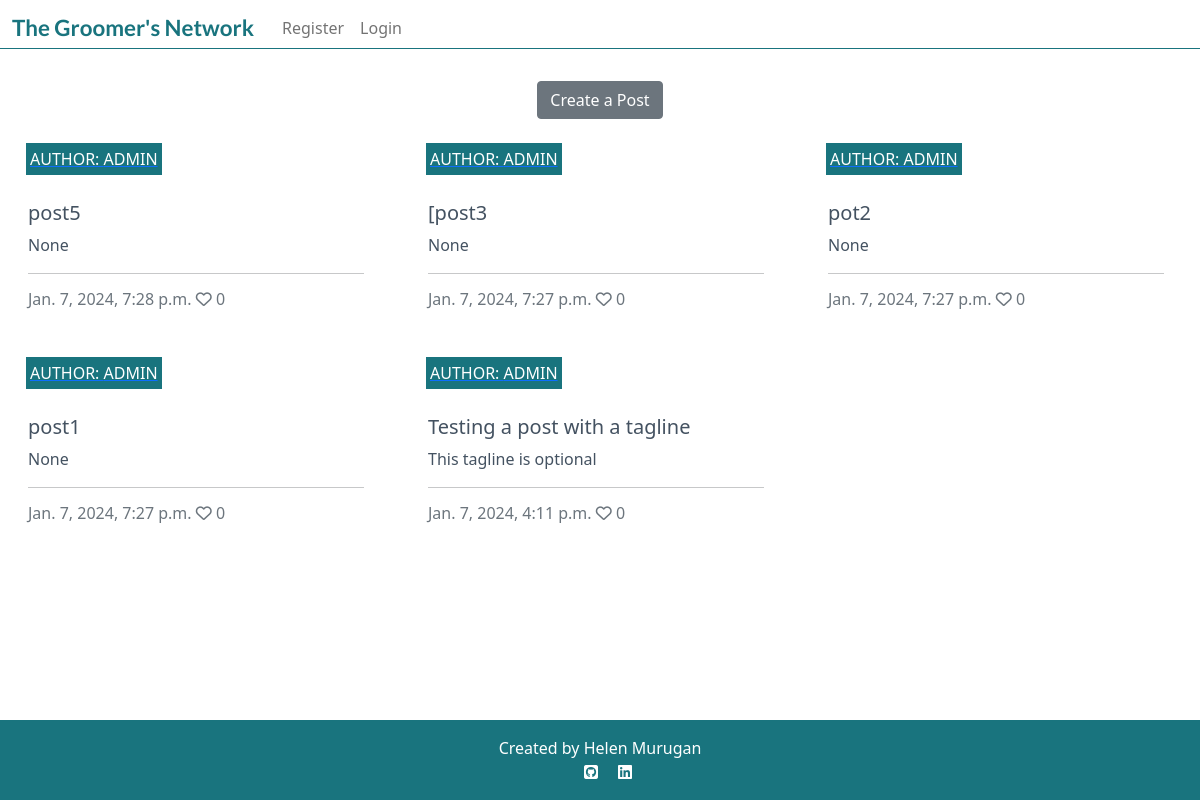
The app's page /posts/, older data.
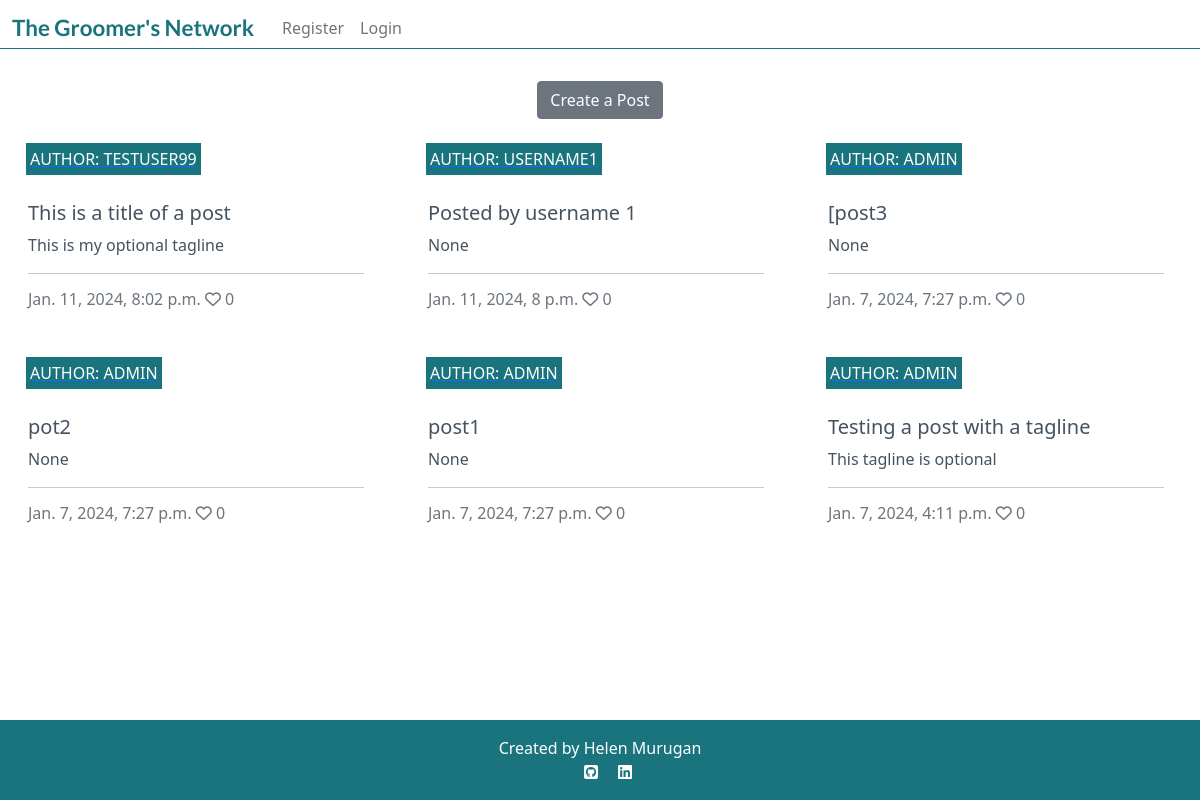
The same page, newer data.
### post/models.py (models this page shows, shortened)
class Post(models.Model):
    title = models.CharField(
        max_length=150,
        verbose_name="Title",
        )
    slug = models.SlugField(
        max_length=150,
        unique=True
        )
    author = models.ForeignKey(
        User,
        on_delete=models.CASCADE,
        related_name="post_posts"
    )
    content = models.TextField(
        blank=False,
        null=False,
    )
    featured_image = CloudinaryField(
        'image',
        default='placeholder',
        blank=True,
        null=True,
        )
    tagline = models.CharField(
        max_length=200,
        null=True,
        blank=True,
    )
    created_on = models.DateTimeField(
        auto_now_add=True
        )
    updated_on = models.DateTimeField(
        auto_now=True
        )
    likes = models.ManyToManyField(
        User,
        related_name='post_likes',
        blank=True,
        )
    class Meta:
        ordering = ["-created_on"]
    def number_of_likes(self):
        return self.likes.count()

### post/views.py (the view)
class PostList(generic.ListView):
    model = Post
    queryset = Post.objects.order_by("-created_on")
    template_name = "index.html"
    paginate_by = 6

### templates/index.html (shortened to what this page needs)
{% extends "base.html" %}
{% block content %}
<div class="container-fluid">
    <div class="text-center">
        <a href="{% url 'post_create' %}" class="btn btn-secondary mt-4">Create a Post</a>
    </div>
    <div class="row">
        <div class="col-12 mt-3 left">
            <div class="row">
                {% for post in post_list %}
                <div class="col-md-4">
                    <div class="card mb-4">
                        <div class="card-body">
                            <div class="image-container">
                                <div class="image-flash">
                                    <a href="{% url 'profile' post.author %}">
                                        <p class="author">Author: {{ post.author }}</p>
                                    </a>
                                </div>
                            </div>
                            <a href="{% url 'post_detail' post.slug  %}" class="post-link">
                                <h5 class="card-title font-size">{{ post.title }}</h5>
                                <p class="card-text">{{ post.tagline}}</p>
                            </a>
                            <hr class="card-hr">
                            <p class="card-text text-muted h6">{{ post.created_on}} <i class="far fa-heart"></i>
                                {{ post.number_of_likes }}</p>
                        </div>
                    </div>
                </div>
                {% if forloop.counter|divisibleby:3 %}
            </div>
            <div class="row">
                {% endif %}
                {% endfor %}
            </div>
        </div>
    </div>
</div>
{%endblock%}

### templates/base.html (shortened to what this page needs)
{% load static %}
<!DOCTYPE html>
<html lang="en" class="h-100">
<head>
    <link rel="stylesheet" href="https://cdnjs.cloudflare.com/ajax/libs/font-awesome/5.15.3/css/all.min.css">
    <link href="https://cdn.jsdelivr.net/npm/bootstrap@5.0.1/dist/css/bootstrap.min.css" rel="stylesheet"
>
    <link rel="stylesheet" href="{% static 'css/style.css' %}">
</head>
<body class="d-flex flex-column h-100">
    <nav class="navbar navbar-expand-lg navbar-light nav-bg">
        <div class="container-fluid line">
            {% if user.is_authenticated %}
            <a class="navbar-brand" href="{% url 'home' %}"><span class="brand">The Groomer's Network</span></a>
            {% else %}
            <span class="brand">The Groomer's Network</span>
            {% endif %}
            <div class="collapse navbar-collapse" id="navbarText">
                <ul class="navbar-nav me-auto mb-2 mb-lg-0">
                    {% if user.is_authenticated %}
                    <li class="nav-item">
                        <a class="nav-link {% block nav_home %}{% endblock %}" aria-current="page" href="{% url 'home' %}">Home</a>
                    </li>
                    <li class="nav-item">
                        <a class="nav-link {% block nav_event %}{% endblock %}" href="{% url 'event' %}">Events</a>
                    </li>
                    <li class="nav-item">
                        <a class="nav-link {% block nav_profile %}{% endblock %}" href="{% url 'my_profile' user=request.user %}">My Profile</a>
                    </li>
                    <li class="nav-item">
                        <a class="nav-link {% block nav_logout %}{% endblock %}" href="{% url 'account_logout' %}">Logout</a>
                    </li>
                    {% else %}
                    <li class="nav-item">
                        <a class="nav-link {% block nav_signup %}{% endblock %}" href="{% url 'account_signup' %}">Register</a>
                    </li>
                    <li class="nav-item">
                        <a class="nav-link {% block nav_login %}{% endblock %}" href="{% url 'account_login' %}">Login</a>
                    </li>
                    {% endif %}
                </ul>
            </div>
        </div>
    </nav>
    <main class="flex-shrink-0 main-bg">
        {% block content %}
        {% endblock content %}
    </main>
    <footer class="footer mt-auto py-3 teal-bg">
        <p class="m-0 text-center text-white">Created by Helen Murugan</p>
        <p class="m-0 text-center text-white">
            <a href="https://github.com/helenmurugan" target="_blank" aria-label="GitHub"><i class="fa-brands fa-square-github ms-3 icon-white"></i></a>
            <a href="https://www.linkedin.com/in/helenmurugan/" target="_blank" aria-label="LinkedIn"><i class="fa-brands fa-linkedin ms-3 icon-white"></i></a>
        </p>
    </footer>
</body>
</html>

### static/css/style.css (style rules this page uses)
.line { border-bottom: 1px solid #19747E; }
.brand { font-family: Lato, sans-serif; font-size: 1.4rem; font-weight: 700; color: #19747E; margin-right: 20px; }
.card { border: none; background-color: transparent; }
.image-container { position: relative; }
.image-flash { position: absolute; bottom: 5%; min-width: 30%; left: -2px; background-color: #19747E; }
.author { color: white; margin: 4px; text-transform: uppercase; }
.post-link { text-decoration: none; color: #445261; margin-left: 4px; }
.teal-bg { background: #19747E }
.icon-white { color: white; }
@media screen and (min-width: 768px) { .card-hr { width: 28vw; } }

Row changes from the older to the newer data that the page shows:
removed Post: author "ADMIN", title "post5", tagline "None", created_on "Jan. 7, 2024, 7:28 p.m.", number_of_likes "0"
added Post: author "TESTUSER99", title "This is a title of a post", tagline "This is my optional tagline", created_on "Jan. 11, 2024, 8:02 p.m.", number_of_likes "0"
added Post: author "USERNAME1", title "Posted by username 1", tagline "None", created_on "Jan. 11, 2024, 8 p.m.", number_of_likes "0"
